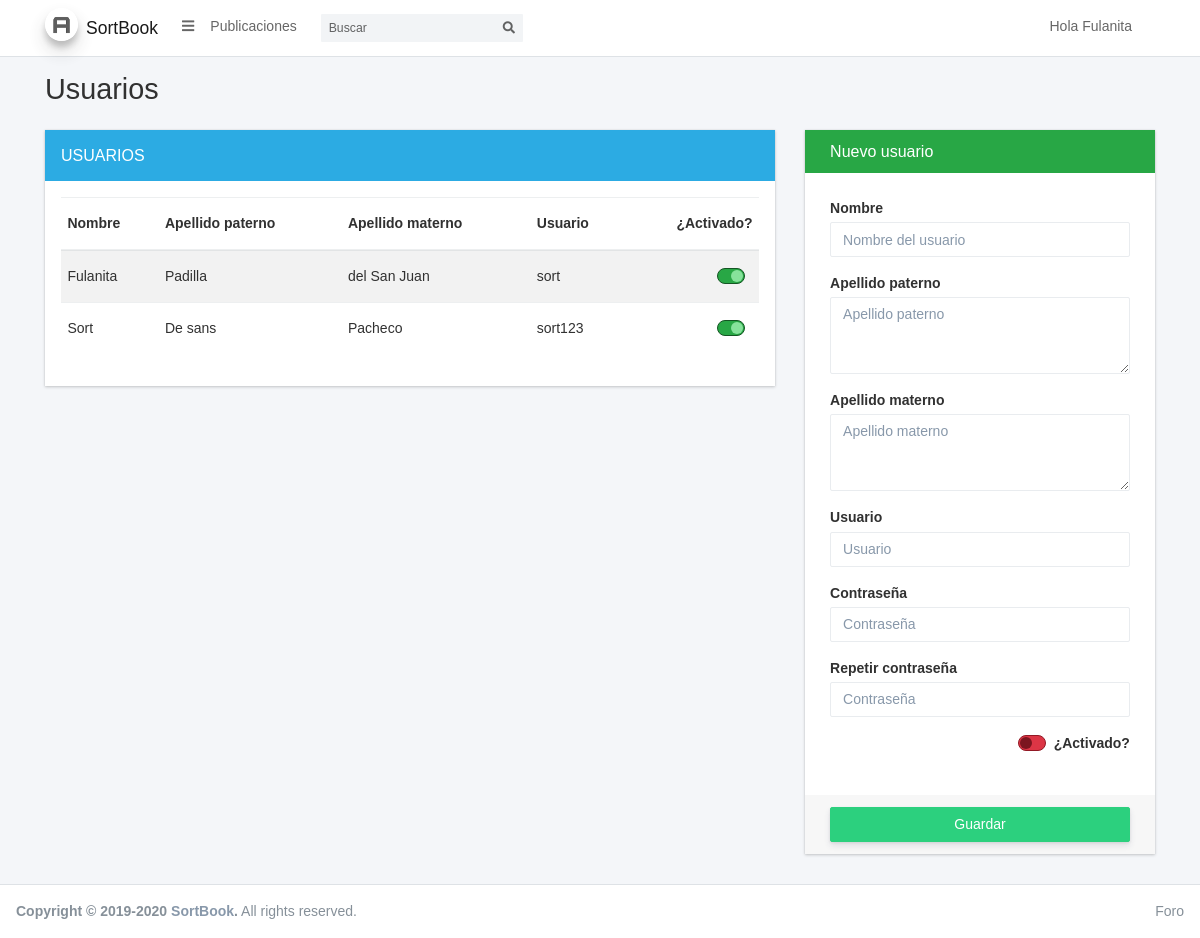
Screenshot of /indexUsuarios.php (signed in) with the database file from the repository.
### tables this page shows
CREATE TABLE `usuario` (
  `idusuario` int(11) NOT NULL,
  `usr` varchar(45) DEFAULT NULL,
  `pwd` varchar(45) DEFAULT NULL,
  `nombre` varchar(45) DEFAULT NULL,
  `ape_pat` varchar(45) DEFAULT NULL,
  `ape_mat` varchar(45) DEFAULT NULL,
  `usEnabled` tinyint(1) NOT NULL DEFAULT 1,
  `usAdmin` tinyint(1) NOT NULL DEFAULT 0
);

### mysql.php (called while the page is built, shortened)
<?php
function conexion() {
    $servidor = 'localhost';
    $cuenta = 'root';
    $password = '';
    $bd = 'foro';
    $conexion = new mysqli($servidor, $cuenta, $password, $bd);
    if ($conexion->connect_errno) {
        die('Error en la conexion');
    } else {
        return $conexion;
    }
}
function selectBD($sql) {
    $resultado = conexion() -> query($sql);
    if ($resultado -> num_rows){
        return $resultado;
    }
    return null;
}
?>

### indexUsuarios.php (the view, shortened to what this page needs)
<?php
require "mysql.php";
?>
<!DOCTYPE html>
<html lang="en">
<head>
    <?php include "includes/css.php"; ?>
</head>
<body class="hold-transition sidebar-collapse layout-top-nav">
    <div class="wrapper">
        <?php include "includes/navbar.php"; ?>
        <div class="content-wrapper">
            <div class="content-header">
                <div class="container">
                    <div class="row mb-2">
                        <div class="col-sm-6">
                            <h1 class="m-0 text-dark"> Usuarios</h1>
                        </div>
                    </div>
                </div>
            </div>
            <div class="content">
                <div class="container">
                    <div class="row">
                        <div class="col-md-8">
                            <div class="card">
                                <h5 class="card-title text-uppercase p-3 bg-info text-white mb-0">
                                    Usuarios
                                </h5>
                                <div class="p-3">
                                    <table width="100%" id="tablaResultados" class="table table-hover table-striped">
                                        <thead>
                                            <tr>
                                                <th>Nombre</th>
                                                <th>Apellido paterno</th>
                                                <th>Apellido materno</th>
                                                <th>Usuario</th>
                                                <th class="text-right">¿Activado?</th>
                                            </tr>
                                        </thead>
                                        <tbody>
                                            <?php
                                            $resultado = selectBD("SELECT * FROM usuario");
                                            if ($resultado) {
                                                while ($fila = $resultado->fetch_assoc()) {
                                            ?>
                                                    <tr onclick="editUsuario(<?php echo $fila['idusuario']; ?>);" style="cursor: pointer">
                                                        <td id="nombre_<?php echo $fila['idusuario']; ?>">
                                                            <?php echo $fila['nombre']; ?>
                                                        </td>
                                                        <td id="ape_pat_<?php echo $fila['idusuario']; ?>">
                                                            <?php echo $fila['ape_pat']; ?>
                                                        </td>
                                                        <td id="ape_mat_<?php echo $fila['idusuario']; ?>">
                                                            <?php echo $fila['ape_mat']; ?>
                                                        </td>
                                                        <td id="usuario_<?php echo $fila['idusuario']; ?>">
                                                            <?php echo $fila['usr']; ?>
                                                        </td>
                                                        <td class="text-right">
                                                            <div class="custom-control custom-switch custom-switch-off-danger custom-switch-on-success">
                                                            </div>
                                                        </td>
                                                    </tr>
                                            <?php
                                                }
                                            }
                                            ?>
                                        </tbody>
                                    </table>
                                </div>
                            </div>
                        </div>
                        <div class="col-md-4">
                            <div class="card card-success">
                                <div class="card-header">
                                    <h3 class="card-title" id="card_title">Nuevo usuario</h3>
                                </div>
                                <div class="card-body">
                                    <form role="form" id="form_register">
                                        <div class="row">
                                            <div class="col-sm-12">
                                                <div class="form-group">
                                                    <label>Nombre</label>
                                                    <input type="text" class="form-control" placeholder="Nombre del usuario" name="nombre" id="nombre">
                                                </div>
                                            </div>
                                        </div>
                                        <div class="row">
                                            <div class="col-sm-12">
                                                <div class="form-group">
                                                    <label>Apellido paterno</label>
                                                    <textarea class="form-control" rows="3" placeholder="Apellido paterno" name="ape_pat" id="ape_pat"></textarea>
                                                </div>
                                            </div>
                                        </div>
                                        <div class="row">
                                            <div class="col-sm-12">
                                                <div class="form-group">
                                                    <label>Apellido materno</label>
                                                    <textarea class="form-control" rows="3" placeholder="Apellido materno" name="ape_mat" id="ape_mat"></textarea>
                                                </div>
                                            </div>
                                        </div>
                                        <div class="row">
                                            <div class="col-sm-12">
                                                <div class="form-group">
                                                    <label>Usuario</label>
                                                    <input type="text" class="form-control" placeholder="Usuario" name="usuario" id="usuario">
                                                </div>
                                            </div>
                                        </div>
                                        <div class="row" id="div_password">
                                            <div class="col-sm-12">
                                                <div class="form-group">
                                                    <label>Contraseña</label>
                                                    <input type="text" class="form-control" placeholder="Contraseña" name="password" id="password">
                                                </div>
                                            </div>
                                        </div>
                                        <div class="row" id="div_password2">
                                            <div class="col-sm-12">
                                                <div class="form-group">
                                                    <label>Repetir contraseña</label>
                                                    <input type="text" class="form-control" placeholder="Contraseña" name="password2" id="password2">
                                                </div>
                                            </div>
                                        </div>
                                        <div class="row text-right">
                                            <div class="col-sm-12">
                                                <div class="form-group">
                                                    <div class="custom-control custom-switch custom-switch-off-danger custom-switch-on-success">
                                                        <label class="custom-control-label" for="disponible">¿Activado?</label>
                                                    </div>
                                                </div>
                                            </div>
                                        </div>
                                    </form>
                                </div>
                                <div class="card-footer">
                                    <div id="btn_register">
                                        <button type="button" class="btn btn-success float-right btn-block" id="btnGuardar" onclick="save();">Guardar</button>
                                    </div>
                                </div>
                            </div>
                        </div>
                    </div>
                </div>
            </div>
        </div>
    </div>
    <?php include "includes/footer.php"; ?>
</body>
</html>

### rows the page displays
usuario: nombre "Fulanita", ape_pat "Padilla", ape_mat "del San Juan", usr "sort"
usuario: nombre "Sort", ape_pat "De sans", ape_mat "Pacheco", usr "sort123"

### other values shown
$user->nombre "Fulanita"
